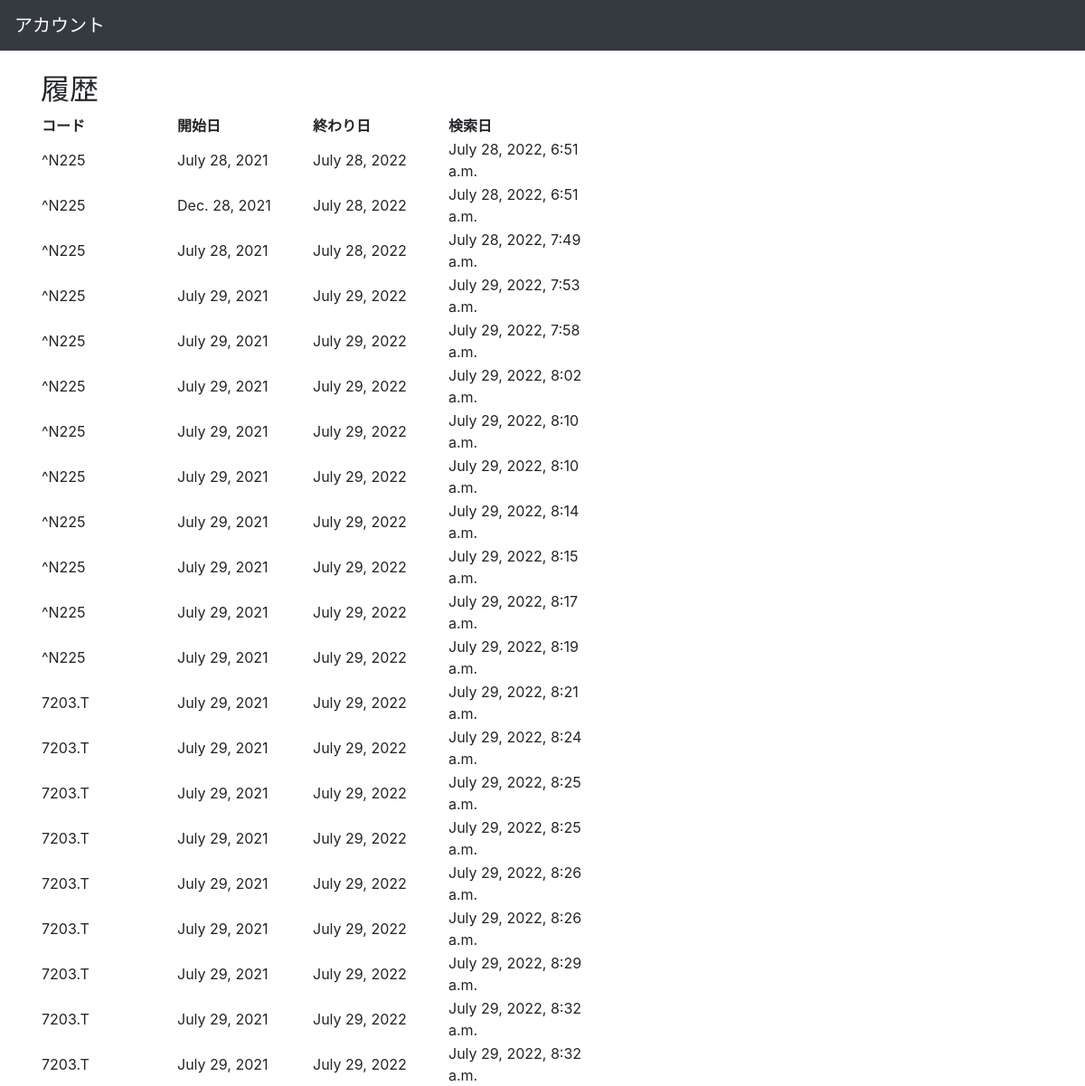
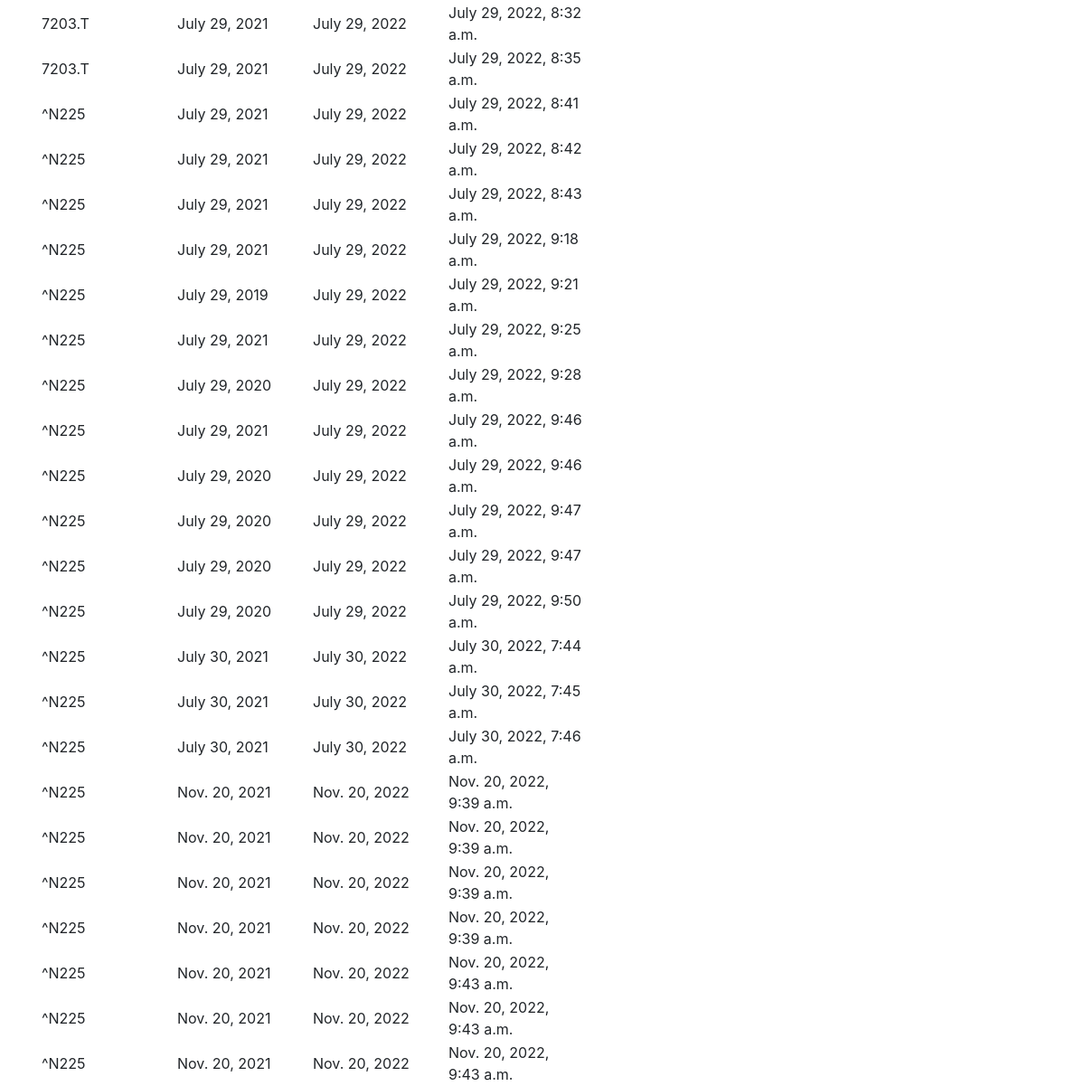
The page /history/ on the database its author committed (2 pictures, top to bottom).
### app_finance/models.py (models this page shows)
class Stock(models.Model):
    code = models.CharField(max_length=100)
    start = models.DateField()
    end = models.DateField()
    button = models.IntegerField(default=1)
    created = models.DateTimeField(auto_now_add=True, verbose_name='作成日時')        #日付

### app_finance/views.py (the view)
# urls.py: path('history/', history, name='history'),
def history(request):
    lists = models.Stock.objects.all()
    params = { 'lists': lists}
    return render(request,'history.html',params)  # 一覧ページにリダイレクト

### app_finance/templates/history.html (shortened to what this page needs)
{% extends "base.html" %}
{% block main %}
<h2>履歴</h2>
<form action="" method="POST">
    <table>
        <tr>
            <th class="4" width="50" height="10">コード</th>
            <th class="1" width="50" height="10">開始日</th>
            <th class="2" width="50" height="10">終わり日</th>
            <th class="5" width="50" height="10">検索日</th>
        </tr>
        {% for history in lists %}
        <tr>
            <td width="150" height="20">{{history.code}}</td>
            <td width="150" height="20">{{history.start}}</td>
            <td width="150" height="20">{{history.end}}</td>
            <td width="150" height="20">{{history.created}}</td>
        </tr>
        {% endfor %}
    </table>
</form>
{% endblock %}

### app_finance/templates/base.html (shortened to what this page needs)
<!doctype HTML>
<html>
    <head>
        <link rel="stylesheet" href="https://maxcdn.bootstrapcdn.com/bootstrap/4.0.0/css/bootstrap.min.css">
    </head>
    <body>
        <nav class="navbar navbar-expand-lg navbar-dark bg-dark">
            <a class="navbar-brand" href="/">アカウント</a>
        </nav>
        <div class="container mt-4">
        {% block main %}{% endblock %}
        </div>
    </body>
</html>

### rows shown on the page
Stock: code "^N225", start "July 28, 2021", end "July 28, 2022", created "July 28, 2022, 6:51 a.m."
Stock: code "^N225", start "Dec. 28, 2021", end "July 28, 2022", created "July 28, 2022, 6:51 a.m."
Stock: code "^N225", start "July 28, 2021", end "July 28, 2022", created "July 28, 2022, 7:49 a.m."
Stock: code "^N225", start "July 29, 2021", end "July 29, 2022", created "July 29, 2022, 7:53 a.m."
Stock: code "^N225", start "July 29, 2021", end "July 29, 2022", created "July 29, 2022, 7:58 a.m."
Stock: code "^N225", start "July 29, 2021", end "July 29, 2022", created "July 29, 2022, 8:02 a.m."
Stock: code "^N225", start "July 29, 2021", end "July 29, 2022", created "July 29, 2022, 8:10 a.m."
Stock: code "^N225", start "July 29, 2021", end "July 29, 2022", created "July 29, 2022, 8:10 a.m."
Stock: code "^N225", start "July 29, 2021", end "July 29, 2022", created "July 29, 2022, 8:14 a.m."
Stock: code "^N225", start "July 29, 2021", end "July 29, 2022", created "July 29, 2022, 8:15 a.m."
Stock: code "^N225", start "July 29, 2021", end "July 29, 2022", created "July 29, 2022, 8:17 a.m."
Stock: code "^N225", start "July 29, 2021", end "July 29, 2022", created "July 29, 2022, 8:19 a.m."
Stock: code "7203.T", start "July 29, 2021", end "July 29, 2022", created "July 29, 2022, 8:21 a.m."
Stock: code "7203.T", start "July 29, 2021", end "July 29, 2022", created "July 29, 2022, 8:24 a.m."
Stock: code "7203.T", start "July 29, 2021", end "July 29, 2022", created "July 29, 2022, 8:25 a.m."
Stock: code "7203.T", start "July 29, 2021", end "July 29, 2022", created "July 29, 2022, 8:25 a.m."
Stock: code "7203.T", start "July 29, 2021", end "July 29, 2022", created "July 29, 2022, 8:26 a.m."
Stock: code "7203.T", start "July 29, 2021", end "July 29, 2022", created "July 29, 2022, 8:26 a.m."
Stock: code "7203.T", start "July 29, 2021", end "July 29, 2022", created "July 29, 2022, 8:29 a.m."
Stock: code "7203.T", start "July 29, 2021", end "July 29, 2022", created "July 29, 2022, 8:32 a.m."
Stock: code "7203.T", start "July 29, 2021", end "July 29, 2022", created "July 29, 2022, 8:32 a.m."
Stock: code "7203.T", start "July 29, 2021", end "July 29, 2022", created "July 29, 2022, 8:32 a.m."
Stock: code "7203.T", start "July 29, 2021", end "July 29, 2022", created "July 29, 2022, 8:35 a.m."
Stock: code "^N225", start "July 29, 2021", end "July 29, 2022", created "July 29, 2022, 8:41 a.m."
Stock: code "^N225", start "July 29, 2021", end "July 29, 2022", created "July 29, 2022, 8:42 a.m."
Stock: code "^N225", start "July 29, 2021", end "July 29, 2022", created "July 29, 2022, 8:43 a.m."
Stock: code "^N225", start "July 29, 2021", end "July 29, 2022", created "July 29, 2022, 9:18 a.m."
Stock: code "^N225", start "July 29, 2019", end "July 29, 2022", created "July 29, 2022, 9:21 a.m."
Stock: code "^N225", start "July 29, 2021", end "July 29, 2022", created "July 29, 2022, 9:25 a.m."
Stock: code "^N225", start "July 29, 2020", end "July 29, 2022", created "July 29, 2022, 9:28 a.m."
Stock: code "^N225", start "July 29, 2021", end "July 29, 2022", created "July 29, 2022, 9:46 a.m."
Stock: code "^N225", start "July 29, 2020", end "July 29, 2022", created "July 29, 2022, 9:46 a.m."
Stock: code "^N225", start "July 29, 2020", end "July 29, 2022", created "July 29, 2022, 9:47 a.m."
Stock: code "^N225", start "July 29, 2020", end "July 29, 2022", created "July 29, 2022, 9:47 a.m."
Stock: code "^N225", start "July 29, 2020", end "July 29, 2022", created "July 29, 2022, 9:50 a.m."
Stock: code "^N225", start "July 30, 2021", end "July 30, 2022", created "July 30, 2022, 7:44 a.m."
Stock: code "^N225", start "July 30, 2021", end "July 30, 2022", created "July 30, 2022, 7:45 a.m."
Stock: code "^N225", start "July 30, 2021", end "July 30, 2022", created "July 30, 2022, 7:46 a.m."
Stock: code "^N225", start "Nov. 20, 2021", end "Nov. 20, 2022", created "Nov. 20, 2022, 9:39 a.m."
Stock: code "^N225", start "Nov. 20, 2021", end "Nov. 20, 2022", created "Nov. 20, 2022, 9:39 a.m."
Stock: code "^N225", start "Nov. 20, 2021", end "Nov. 20, 2022", created "Nov. 20, 2022, 9:39 a.m."
Stock: code "^N225", start "Nov. 20, 2021", end "Nov. 20, 2022", created "Nov. 20, 2022, 9:39 a.m."
Stock: code "^N225", start "Nov. 20, 2021", end "Nov. 20, 2022", created "Nov. 20, 2022, 9:43 a.m."
Stock: code "^N225", start "Nov. 20, 2021", end "Nov. 20, 2022", created "Nov. 20, 2022, 9:43 a.m."
Stock: code "^N225", start "Nov. 20, 2021", end "Nov. 20, 2022", created "Nov. 20, 2022, 9:43 a.m."
